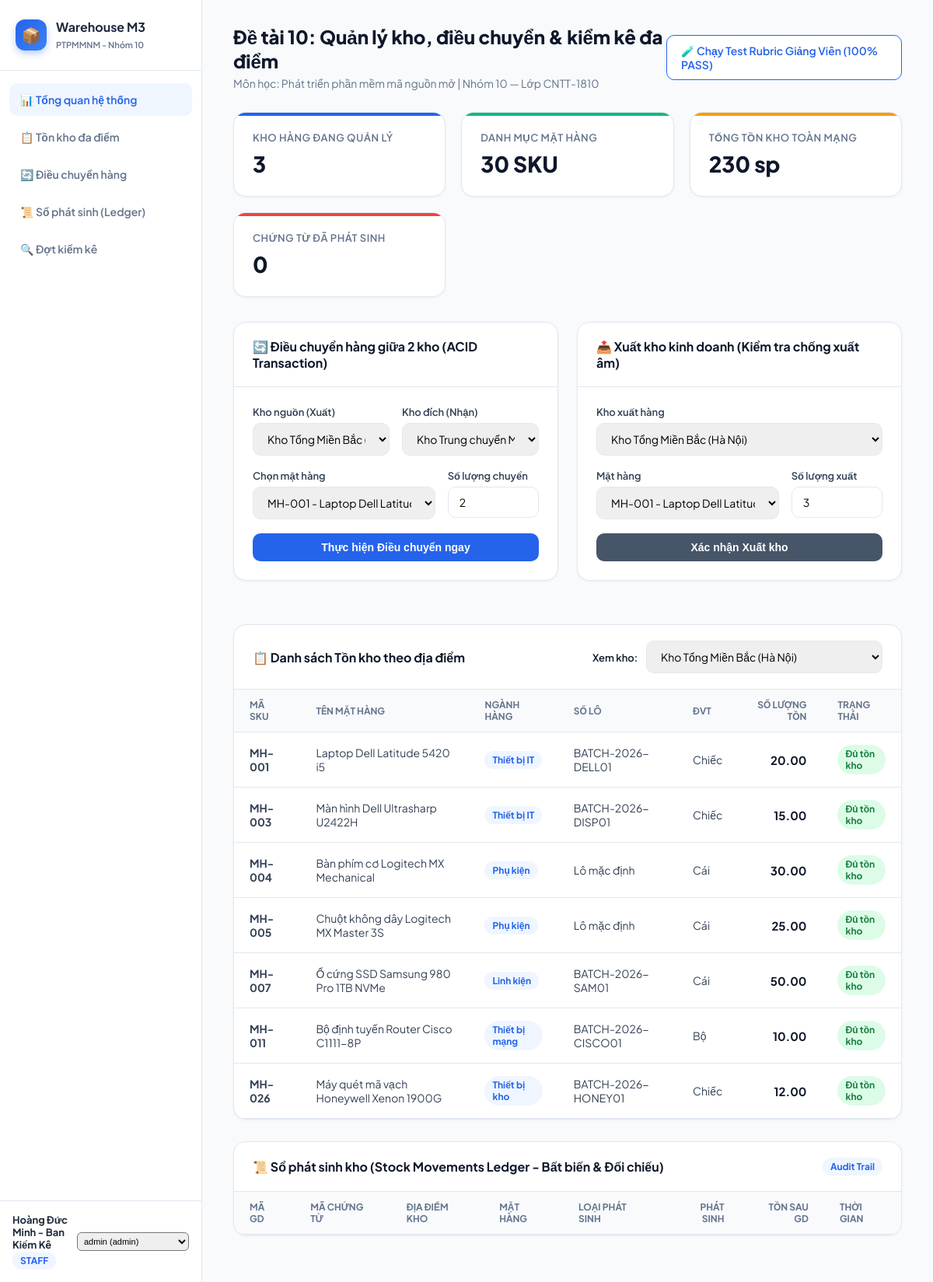
Page / (signed in) on the committed database.
### tables this page shows
CREATE TABLE `users` (
    `id` INT AUTO_INCREMENT PRIMARY KEY,
    `username` VARCHAR(50) NOT NULL UNIQUE,
    `password` VARCHAR(255) NOT NULL,
    `full_name` VARCHAR(100) NOT NULL,
    `role` ENUM('admin', 'manager', 'staff') NOT NULL DEFAULT 'staff',
    `created_at` TIMESTAMP DEFAULT CURRENT_TIMESTAMP
);

CREATE TABLE `inventory` (
    `id` INT AUTO_INCREMENT PRIMARY KEY,
    `warehouse_id` INT NOT NULL,
    `item_id` INT NOT NULL,
    `batch_id` INT NULL,
    `quantity` DECIMAL(12, 2) NOT NULL DEFAULT 0.00,
    `updated_at` TIMESTAMP DEFAULT CURRENT_TIMESTAMP ON UPDATE CURRENT_TIMESTAMP,
    UNIQUE KEY `uk_inv` (`warehouse_id`, `item_id`, `batch_id`),
    FOREIGN KEY (`warehouse_id`) REFERENCES `warehouses`(`id`) ON DELETE CASCADE,
    FOREIGN KEY (`item_id`) REFERENCES `items`(`id`) ON DELETE CASCADE,
    FOREIGN KEY (`batch_id`) REFERENCES `batches`(`id`) ON DELETE CASCADE
);

CREATE TABLE `items` (
    `id` INT AUTO_INCREMENT PRIMARY KEY,
    `sku` VARCHAR(50) NOT NULL UNIQUE,
    `name` VARCHAR(200) NOT NULL,
    `category` VARCHAR(100) NOT NULL,
    `unit` VARCHAR(30) NOT NULL DEFAULT 'Cái',
    `min_stock` INT DEFAULT 5,
    `created_at` TIMESTAMP DEFAULT CURRENT_TIMESTAMP
);

CREATE TABLE `batches` (
    `id` INT AUTO_INCREMENT PRIMARY KEY,
    `item_id` INT NOT NULL,
    `batch_number` VARCHAR(50) NOT NULL,
    `mfg_date` DATE NULL,
    `exp_date` DATE NULL,
    `created_at` TIMESTAMP DEFAULT CURRENT_TIMESTAMP,
    UNIQUE KEY `uk_item_batch` (`item_id`, `batch_number`),
    FOREIGN KEY (`item_id`) REFERENCES `items`(`id`) ON DELETE CASCADE
);

### src/Services/WarehouseService.php (called while the page is built, shortened)
<?php
class WarehouseService {
    private PDO $db;
    public function __construct(?PDO $db = null) {
        $this->db = $db ?? Database::getConnection();
    }
    public function getWarehousesForUser(int $userId): array {
        $stmt = $this->db->prepare("SELECT role FROM users WHERE id = ?");
        $stmt->execute([$userId]);
        $user = $stmt->fetch();
        if ($user && $user['role'] === 'admin') {
            return $this->db->query("SELECT * FROM warehouses WHERE is_active = 1 ORDER BY id ASC")->fetchAll();
        }
        $stmt = $this->db->prepare("
            SELECT w.*
            FROM warehouses w
            JOIN user_warehouses uw ON w.id = uw.warehouse_id
            WHERE uw.user_id = ? AND w.is_active = 1
            ORDER BY w.id ASC
        ");
        $stmt->execute([$userId]);
        return $stmt->fetchAll();
    }
}

### public/index.php (the view, shortened to what this page needs)
<?php
require_once __DIR__ . '/../src/Services/WarehouseService.php';
$db = Database::getConnection();
$service = new WarehouseService($db);
$currentUser = [
    'id' => $_SESSION['user_id'],
    'username' => $_SESSION['username'],
    'full_name' => $_SESSION['full_name'],
    'role' => $_SESSION['role'],
];
$totalWarehouses = $db->query("SELECT COUNT(*) FROM warehouses WHERE is_active = 1")->fetchColumn();
$totalItems = $db->query("SELECT COUNT(*) FROM items")->fetchColumn();
$totalStock = $db->query("SELECT COALESCE(SUM(quantity), 0) FROM inventory")->fetchColumn();
$totalVouchers = $db->query("SELECT COUNT(*) FROM vouchers")->fetchColumn();
$myWarehouses = $service->getWarehousesForUser($currentUser['id']);
$allWarehouses = $db->query("SELECT * FROM warehouses WHERE is_active = 1")->fetchAll();
$allItems = $db->query("SELECT * FROM items ORDER BY id ASC LIMIT 10")->fetchAll();
$whFilter = isset($_GET['wh']) ? (int)$_GET['wh'] : ($myWarehouses[0]['id'] ?? 1);
$stmt = $db->prepare("
    SELECT i.sku, i.name, i.category, i.unit, inv.quantity, b.batch_number, w.name as warehouse_name
    FROM inventory inv
    JOIN items i ON inv.item_id = i.id
    JOIN warehouses w ON inv.warehouse_id = w.id
    LEFT JOIN batches b ON inv.batch_id = b.id
    WHERE inv.warehouse_id = ?
    ORDER BY i.id ASC
");
$stmt->execute([$whFilter]);
$inventoryRows = $stmt->fetchAll();
$allUsers = $db->query("SELECT * FROM users ORDER BY id ASC")->fetchAll();
?>
<!DOCTYPE html>
<html lang="vi">
<head>
    <link rel="stylesheet" href="assets/css/app.css">
</head>
<body>
    <aside class="sidebar">
        <div class="sidebar-header">
            <div class="brand-icon">📦</div>
            <div class="brand-text">
                <h2>Warehouse M3</h2>
                <span>PTPMMNM - Nhóm 10</span>
            </div>
        </div>
        <nav class="sidebar-nav">
            <a href="index.php" class="nav-link active">📊 Tổng quan hệ thống</a>
            <a href="#inventory" class="nav-link">📋 Tồn kho đa điểm</a>
            <a href="#transfer" class="nav-link">🔄 Điều chuyển hàng</a>
            <a href="#ledger" class="nav-link">📜 Sổ phát sinh (Ledger)</a>
            <a href="#audit" class="nav-link">🔍 Đợt kiểm kê</a>
        </nav>
        <div class="user-profile">
            <div>
                <strong style="font-size: 13px; display: block; color: #1e293b;"><?= htmlspecialchars($currentUser['full_name']) ?></strong>
                <span class="badge badge-primary"><?= strtoupper($currentUser['role']) ?></span>
            </div>
            <div style="font-size: 11px;">
                <select onchange="location.href='index.php?switch_user=' + this.value" style="padding: 4px; border-radius: 6px; font-size: 11px;">
                    <?php foreach ($allUsers as $u): ?>
                        <option value="<?= $u['id'] ?>" <?= $u['id'] === $currentUser['id'] ? 'selected' : '' ?>>
                            <?= htmlspecialchars($u['username']) ?> (<?= $u['role'] ?>)
                        </option>
                    <?php endforeach; ?>
                </select>
            </div>
        </div>
    </aside>
    <main class="main-wrapper">
        <div class="header-bar">
            <div>
                <h1>Đề tài 10: Quản lý kho, điều chuyển & kiểm kê đa điểm</h1>
                <p>Môn học: Phát triển phần mềm mã nguồn mở | Nhóm 10 — Lớp CNTT-1810</p>
            </div>
            <div>
                <a href="tests/rubric_test.php" target="_blank" class="btn btn-outline" style="border-color: #2563eb; color: #2563eb;">
                    🧪 Chạy Test Rubric Giảng Viên (100% PASS)
                </a>
            </div>
        </div>
        <div class="stats-grid">
            <div class="stat-card">
                <span class="stat-title">Kho hàng đang quản lý</span>
                <span class="stat-value"><?= $totalWarehouses ?></span>
            </div>
            <div class="stat-card success">
                <span class="stat-title">Danh mục mặt hàng</span>
                <span class="stat-value"><?= $totalItems ?> SKU</span>
            </div>
            <div class="stat-card warning">
                <span class="stat-title">Tổng tồn kho toàn mạng</span>
                <span class="stat-value"><?= number_format((float)$totalStock, 0) ?> sp</span>
            </div>
            <div class="stat-card danger">
                <span class="stat-title">Chứng từ đã phát sinh</span>
                <span class="stat-value"><?= $totalVouchers ?></span>
            </div>
        </div>
        <div style="display: grid; grid-template-columns: 1fr 1fr; gap: 24px; margin-bottom: 28px;">
            <div class="card" id="transfer">
                <div class="card-header">
                    <h3>🔄 Điều chuyển hàng giữa 2 kho (ACID Transaction)</h3>
                </div>
                <div style="padding: 24px;">
                    <form method="POST">
                        <div style="display: grid; grid-template-columns: 1fr 1fr; gap: 16px;">
                            <div class="form-group">
                                <label class="form-label">Kho nguồn (Xuất)</label>
                                <select name="source_warehouse_id" class="form-control" required>
                                    <?php foreach ($myWarehouses as $w): ?>
                                        <option value="<?= $w['id'] ?>"><?= htmlspecialchars($w['name']) ?></option>
                                    <?php endforeach; ?>
                                </select>
                            </div>
                            <div class="form-group">
                                <label class="form-label">Kho đích (Nhận)</label>
                                <select name="target_warehouse_id" class="form-control" required>
                                    <?php foreach ($allWarehouses as $w): ?>
                                        <option value="<?= $w['id'] ?>" <?= $w['id'] == 2 ? 'selected' : '' ?>><?= htmlspecialchars($w['name']) ?></option>
                                    <?php endforeach; ?>
                                </select>
                            </div>
                        </div>
                        <div style="display: grid; grid-template-columns: 2fr 1fr; gap: 16px;">
                            <div class="form-group">
                                <label class="form-label">Chọn mặt hàng</label>
                                <select name="item_id" class="form-control" required>
                                    <?php foreach ($allItems as $it): ?>
                                        <option value="<?= $it['id'] ?>"><?= htmlspecialchars($it['sku'] . ' - ' . $it['name']) ?></option>
                                    <?php endforeach; ?>
                                </select>
                            </div>
                            <div class="form-group">
                                <label class="form-label">Số lượng chuyển</label>
                                <input type="number" name="quantity" class="form-control" value="2" min="1" step="1" required>
                            </div>
                        </div>
                        <button type="submit" class="btn btn-primary" style="width: 100%;">Thực hiện Điều chuyển ngay</button>
                    </form>
                </div>
            </div>
            <div class="card">
                <div class="card-header">
                    <h3>📤 Xuất kho kinh doanh (Kiểm tra chống xuất âm)</h3>
                </div>
                <div style="padding: 24px;">
                    <form method="POST">
                        <div class="form-group">
                            <label class="form-label">Kho xuất hàng</label>
                            <select name="warehouse_id" class="form-control" required>
                                <?php foreach ($myWarehouses as $w): ?>
                                    <option value="<?= $w['id'] ?>"><?= htmlspecialchars($w['name']) ?></option>
                                <?php endforeach; ?>
                            </select>
                        </div>
                        <div style="display: grid; grid-template-columns: 2fr 1fr; gap: 16px;">
                            <div class="form-group">
                                <label class="form-label">Mặt hàng</label>
                                <select name="item_id" class="form-control" required>
                                    <?php foreach ($allItems as $it): ?>
                                        <option value="<?= $it['id'] ?>"><?= htmlspecialchars($it['sku'] . ' - ' . $it['name']) ?></option>
                                    <?php endforeach; ?>
                                </select>
                            </div>
                            <div class="form-group">
                                <label class="form-label">Số lượng xuất</label>
                                <input type="number" name="quantity" class="form-control" value="3" min="1" step="1" required>
                            </div>
                        </div>
                        <button type="submit" class="btn btn-primary" style="width: 100%; background: #475569;">Xác nhận Xuất kho</button>
                    </form>
                </div>
            </div>
        </div>
        <div class="card" id="inventory">
            <div class="card-header">
                <h3>📋 Danh sách Tồn kho theo địa điểm</h3>
                <div>
                    <span style="font-size: 13px; font-weight: 600; margin-right: 8px;">Xem kho:</span>
                    <select onchange="location.href='index.php?wh=' + this.value" class="form-control" style="width: auto; display: inline-block;">
                        <?php foreach ($allWarehouses as $w): ?>
                            <option value="<?= $w['id'] ?>" <?= $w['id'] == $whFilter ? 'selected' : '' ?>>
                                <?= htmlspecialchars($w['name']) ?>
                            </option>
                        <?php endforeach; ?>
                    </select>
                </div>
            </div>
            <div class="table-responsive">
                <table>
                    <thead>
                        <tr>
                            <th>Mã SKU</th>
                            <th>Tên mặt hàng</th>
                            <th>Ngành hàng</th>
                            <th>Số lô</th>
                            <th>ĐVT</th>
                            <th style="text-align: right;">Số lượng tồn</th>
                            <th>Trạng thái</th>
                        </tr>
                    </thead>
                    <tbody>
                        <?php if (empty($inventoryRows)): ?>
                            <tr><td colspan="7" style="text-align: center; color: #94a3b8; padding: 24px;">Chưa có dữ liệu tồn kho tại địa điểm này.</td></tr>
                        <?php else: ?>
                            <?php foreach ($inventoryRows as $row): ?>
                                <tr>
                                    <td><strong><?= htmlspecialchars($row['sku']) ?></strong></td>
                                    <td><?= htmlspecialchars($row['name']) ?></td>
                                    <td><span class="badge badge-primary"><?= htmlspecialchars($row['category']) ?></span></td>
                                    <td><?= htmlspecialchars($row['batch_number'] ?? 'Lô mặc định') ?></td>
                                    <td><?= htmlspecialchars($row['unit']) ?></td>
                                    <td style="text-align: right; font-weight: 700; font-size: 15px; color: #0f172a;">
                                        <?= number_format((float)$row['quantity'], 2) ?>
                                    </td>
                                    <td>
                                        <?php if ((float)$row['quantity'] > 5): ?>
                                            <span class="badge badge-success">Đủ tồn kho</span>
                                        <?php else: ?>
                                            <span class="badge badge-warning">Cảnh báo sắp hết</span>
                                        <?php endif; ?>
                                    </td>
                                </tr>
                            <?php endforeach; ?>
                        <?php endif; ?>
                    </tbody>
                </table>
            </div>
        </div>
        <div class="card" id="ledger">
            <div class="card-header">
                <h3>📜 Sổ phát sinh kho (Stock Movements Ledger - Bất biến & Đối chiếu)</h3>
                <span class="badge badge-primary">Audit Trail</span>
            </div>
            <div class="table-responsive">
                <table>
                    <thead>
                        <tr>
                            <th>Mã GD</th>
                            <th>Mã Chứng từ</th>
                            <th>Địa điểm kho</th>
                            <th>Mặt hàng</th>
                            <th>Loại phát sinh</th>
                            <th style="text-align: right;">Phát sinh</th>
                            <th style="text-align: right;">Tồn sau GD</th>
                            <th>Thời gian</th>
                        </tr>
                    </thead>
                </table>
            </div>
        </div>
    </main>
</body>
</html>

### rows in the picture
users: full_name "Hoàng Đức Minh - Ban Kiểm Kê", role "STAFF"
inventory: item.sku "MH-001", item.name "Laptop Dell Latitude 5420 i5", item.category "Thiết bị IT", batch.batch_number "BATCH-2026-DELL01", item.unit "Chiếc", quantity "20.00", shows "Đủ tồn kho"
inventory: item.sku "MH-003", item.name "Màn hình Dell Ultrasharp U2422H", item.category "Thiết bị IT", batch.batch_number "BATCH-2026-DISP01", item.unit "Chiếc", quantity "15.00", shows "Đủ tồn kho"
inventory: item.sku "MH-004", item.name "Bàn phím cơ Logitech MX Mechanical", item.category "Phụ kiện", batch_number "Lô mặc định", item.unit "Cái", quantity "30.00", shows "Đủ tồn kho"
inventory: item.sku "MH-005", item.name "Chuột không dây Logitech MX Master 3S", item.category "Phụ kiện", batch_number "Lô mặc định", item.unit "Cái", quantity "25.00", shows "Đủ tồn kho"
inventory: item.sku "MH-007", item.name "Ổ cứng SSD Samsung 980 Pro 1TB NVMe", item.category "Linh kiện", batch.batch_number "BATCH-2026-SAM01", item.unit "Cái", quantity "50.00", shows "Đủ tồn kho"
inventory: item.sku "MH-011", item.name "Bộ định tuyến Router Cisco C1111-8P", item.category "Thiết bị mạng", batch.batch_number "BATCH-2026-CISCO01", item.unit "Bộ", quantity "10.00", shows "Đủ tồn kho"
inventory: item.sku "MH-026", item.name "Máy quét mã vạch Honeywell Xenon 1900G", item.category "Thiết bị kho", batch.batch_number "BATCH-2026-HONEY01", item.unit "Chiếc", quantity "12.00", shows "Đủ tồn kho"

### other values in the picture
$totalWarehouses "3"
$totalItems "30"
$totalStock "230"
$totalVouchers "0"
form field value "admin (admin)"
form field source_warehouse_id "Kho Tổng Miền Bắc (Hà Nội)"
form field target_warehouse_id "Kho Trung chuyển Miền Trung (Đà Nẵng)"
form field item_id "MH-001 - Laptop Dell Latitude 5420 i5"
form field warehouse_id "Kho Tổng Miền Bắc (Hà Nội)"
form field value "Kho Tổng Miền Bắc (Hà Nội)"
